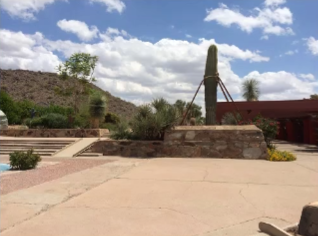
#> input picture 全景图拼接_/imageA.png, 318 x 236 px
$ python -i Stitcher.py   (imports and definitions only)
#> lines starting #> are read from the running program, lines starting #| are printed output that depends on the picture
# -*- coding = utf-8 -*-
# @ time : 2021/12/30 10:21
# @Author : momo
# @File : Stitcher.py
# @software: PyCharm

import numpy as np
import cv2


# [5 lines left out: function cv_show, not called in this run]


class Stitcher:
    #拼接函数
    def stitch(self, images, ratio=0.75, reprojThresh = 4.0, showMatches = False):
        # 获取输入图片
        (imageB, imageA) = images
        # 检测A、B图片的SIFT关键特征点，并计算特征描述子
        (kpsA, featuresA) = self.detectAndDescribe(imageA)
        (kpsB, featuresB) = self.detectAndDescribe(imageB)

        # 匹配两张图片的所有特征点，返回匹配结果
        M = self.matchKeypoints(kpsA, kpsB, featuresA, featuresB, ratio, reprojThresh)

        if M is None:
            return None

        # 否则，提取匹配结果#H是3x3视角变换矩阵
        (matches, H, status) = M
        # 将图片A进行视角变换, result是变换后图片
        result = cv2.warpPerspective(imageA, H, (imageA.shape[1] + imageB.shape[1], imageA.shape[0]))
        cv_show('result', result)
        # 将图片B传入result图片最左端
        result[0:imageB.shape[0], 0: imageB.shape[1]] = imageB
        cv_show('result', result)

        vis = self.drawMatches(imageA, imageB, kpsA, kpsB, matches, status)
        cv_show('vis', vis)

    # [55 lines left out: functions detectAndDescribe, matchKeypoints, drawMatches, not called in this run]

>>> import cv2
>>> picture = cv2.imread('imageA.png', cv2.IMREAD_GRAYSCALE)
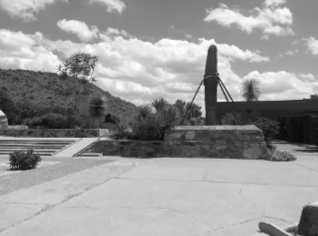
#> picture: shape (236, 318); min 10, max 253, mean 151.8
>>> result = Stitcher().stitch(picture)
#> (the run stopped early here; a loop or call above may not have finished)

$ run again, on 全景图拼接_/imageB.png
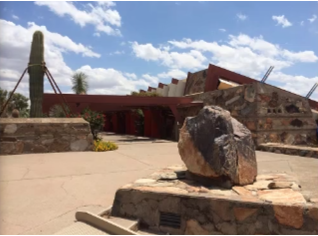
#> input picture 全景图拼接_/imageB.png, 318 x 236 px
#> `picture = cv2.imread('imageA.png', cv2.IMREAD_GRAYSCALE)`:
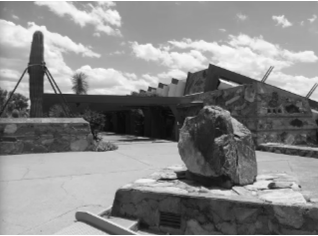
#> picture: shape (236, 318); min 9, max 255, mean 137.1
